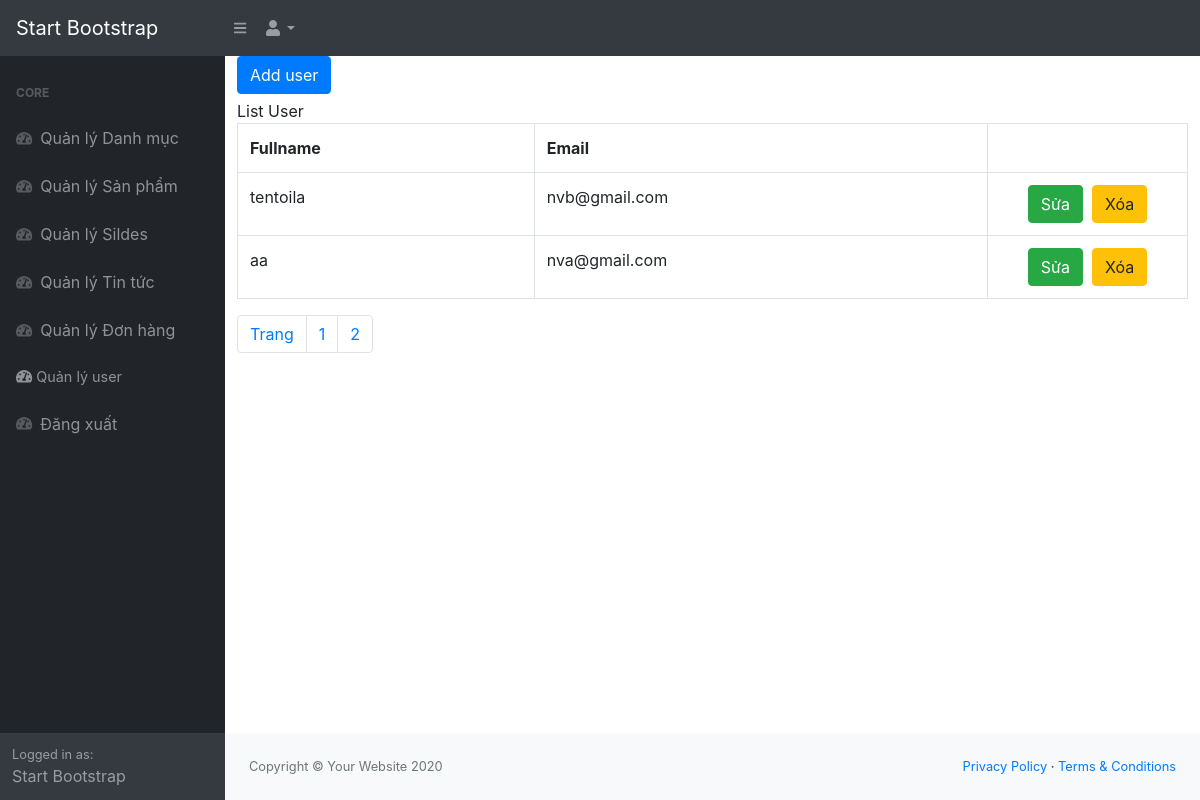
/admin/index.php?controller=users&page=2, run on the app's committed database.
### tables this page shows
CREATE TABLE `users` (
  `id` int(11) NOT NULL,
  `name` varchar(500) NOT NULL,
  `email` varchar(500) NOT NULL,
  `password` varchar(500) NOT NULL
);

### admin/controllers/ControllerUsers.php (called while the page is built, shortened)
<?php
include "models/ModelUsers.php";
class ControllerUsers extends Controller{
	public function index(){
		$recordPerPage=4;
		$numPage=ceil($this->modelTotalRecord()/$recordPerPage);
		$data=$this->modelRead($recordPerPage);
		$this->loadView("ViewUsers.php",array("data"=>$data,"numPage"=>$numPage));
	}
} ?>

### admin/models/ModelUsers.php (called while the page is built, shortened)
<?php
trait ModelUsers{
	public function modelRead($recordPerPage){
		$page=isset($_GET["page"])&&$_GET["page"]>0 ? $_GET["page"]-1 : 0;
		$from=$page * $recordPerPage;
		$conn= Connection::getInstance();
		$query=$conn->query("select * from users order by id desc limit $from,$recordPerPage");
		return $query->fetchAll();
	}
	public function modelTotalRecord(){
		$conn=Connection::getInstance();
		$query=$conn->query("select id from users ");
		return $query->rowCount();
	}
} ?>

### admin/views/ViewUsers.php (the view, shortened to what this page needs)
  <div class="col-md-12">
      <div class="thanh ngang" style="display: flex;">
      <div style="margin-bottom:5px;">
<a href="index.php?controller=users&action=create" class="btn btn-primary">Add user</a>
      </div>
  </div>
      <div class="panel panel-primary">
          <div class="panel-heading">List User</div>
          <div class="panel-body">
              <table class="table table-bordered table-hover" border="2px">
                  <tr>
                      <th>Fullname</th>
                      <th>Email</th>
                      <th style="width:100px;"></th>
                  </tr>
                  <?php
                  foreach ($data as $rows):
                  ?>
                  <tr>
                      <td><?php echo $rows->name; ?></td>
                      <td><?php echo $rows->email; ?></td>
                      <td style="text-align:center; width: 200px;">
                          <a href="index.php?controller=users&action=update&id=<?php echo $rows->id; ?>" class="btn btn-success">Sửa</a>&nbsp;
                          <a href="index.php?controller=users&action=delete&id=<?php echo $rows->id; ?>" onclick="return window.confirm('Are you sure?');" class="btn btn-warning">Xóa</a>
                      </td>
                  </tr>
              <?php endforeach; ?>
              </table>
              <ul class="pagination">
      <li class="page-item"><a href="#" class="page-link">Trang</a></li>
      <?php for($i = 1; $i <= $numPage; $i++): ?>
     <li class="page-item"><a href="index.php?controller=users&page=<?php echo $i; ?>"
      class="page-link"><?php echo $i; ?></a></li>
    <?php endfor; ?>
    </ul>
          </div>
      </div>
  </div>

### admin/views/ViewUsers.php (style rules this page uses)
.pagination { padding:0px; margin:0px; }

### data on the page
users: name "tentoila", email "nvb@gmail.com"
users: name "aa", email "nva@gmail.com"
